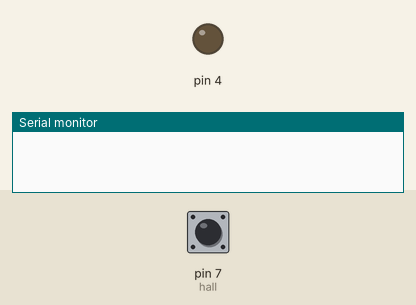
The sketch below on a simulated Arduino Uno, built with avr-gcc and run on an emulated ATmega328P. Shown: output pins drawn as LEDs (lit = HIGH), the last lines printed to the serial monitor. Dashed ring = blinking. The inputs (shaded band) are chosen by the test bench; at power-on: pin 7 (hall) HIGH.

Above: at 1.2 s.
1.3 s: pin 7 (hall) driven LOW
At 2.0 s:
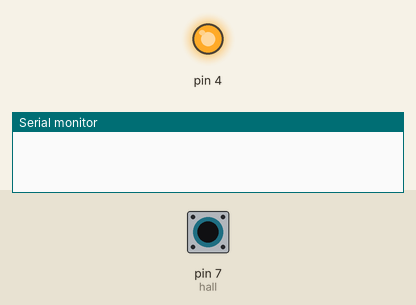
2.8 s: pin 7 (hall) driven HIGH
At 3.2 s:
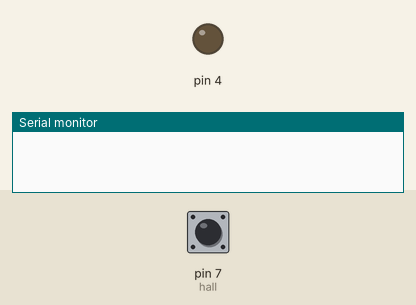
4.3 s: pin 7 (hall) pulsed LOW 2 times (0.12 s each, 0.3 s apart)
At 4.36 s:
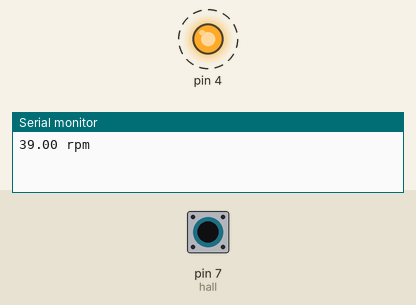
Timing chart, 0 to 7.3 s (numbered marks = the images above; inputs shaded):
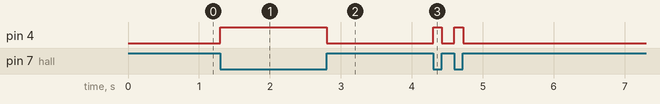

Measured:
- after the input at 1.3 s, pin 4: LOW → HIGH at once
- after the input at 2.8 s, pin 4: HIGH → LOW at once
- after the input at 4.3 s, pin 4: alternates HIGH for 0.12 s and LOW for 0.18 s, 4 changes in all, then stays LOW, starting at once

The sketch:

Programacao_rpm.ino
```cpp
int led = 4;
int hall = 7;
int statushall = LOW;
unsigned long inicio, fim, volta;
float r;


void setup() {

pinMode(4, OUTPUT);
pinMode(7, INPUT);
Serial.begin(9600);

}


void loop() {
statushall = digitalRead(hall);     //Leitura do sensor (0 ou 1);

if(statushall == 0)
  {
    { digitalWrite(4, HIGH);    //Acende o LED se a leitura do sensor for 0

  if(inicio == 0)     //Coloquei um valor qualquer, pois depois chamarei o inicio de 0
    {
    inicio = millis();     //Marca o tempo em que o programa ta rodando e guarda na variavel inicio
   delay(10);     //Delay para não fazer mais leituras enquanto o imã ta passando pelo sensor
    }
    // O início deixa de ser 0, pois assume o valor millis
  else
    { fim = millis();     //Marca o tempo que o programa rodou até aqui, que seria a volta seguinte
      volta = fim - inicio;    //Faz a subtração do tempo da segunda passada do imã pela primeira e da o tempo da volta
      r = 60000/volta;    //RPM
      if(r<5000){Serial.print(r);    //Mostra o valor obtido
      Serial.println(" rpm");    //Adiciona a unidade rpm
      }inicio = 0;     //Declara o início sendo 0 para iniciar uma nova contagem do tempo de volta
    }
    }
  }

else
  { digitalWrite(4, LOW);
  }

}
```
